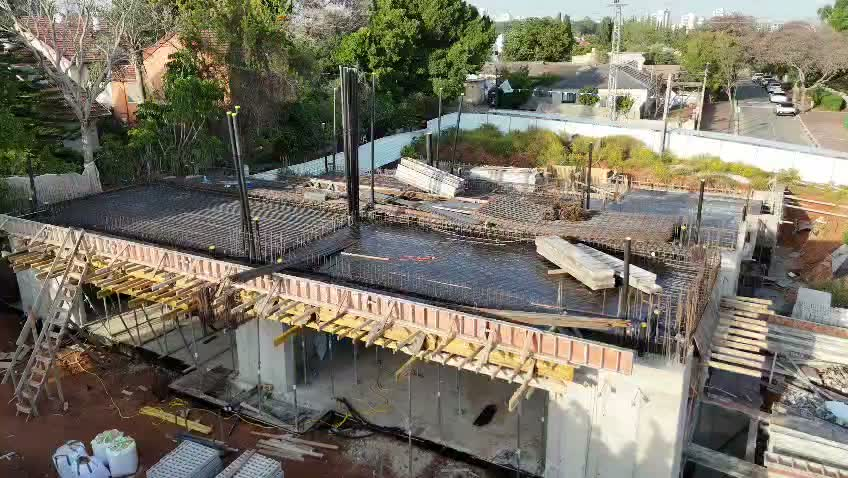
#> input picture _frames/f1_05.jpg, 848 x 478 px, given in place of 37.jpg, which was not available
$ python listing_reel.py ../../../_frames/f1_05.jpg
#> lines starting #> are read from the running program, lines starting #| are printed output that depends on the picture; pictures that were not available may be replaced by others from this repository, and a replacement may not be noted
#> in load, im is the input picture: PIL image 848x478 RGB; mean R, G, B 120.9, 116.2, 101.8
"""Ramchal cottages, Ra'anana: a 30 second magazine reel in the Afik HaNahal palette.
Static frames only (no camera moves), hard cuts on the beat, type that snaps in.
python3 render.py [--preview N]  -> out/ramhal.mp4
"""
import os, sys, subprocess, numpy as np
from PIL import Image, ImageDraw, ImageFont, ImageFilter, ImageEnhance, ImageOps

HERE = os.path.dirname(os.path.abspath(__file__))
IMG = '/tmp/claude-0/-home-user-kurkoos-group/b616de33-7a66-539b-90c4-315bd9ec44de/images/'
W, H, FPS = 1080, 1920, 30
BPM = 120; BEAT = 60 / BPM
NIGHT, DEEP, CREAM, PERI, GREEN = (9, 9, 15), (14, 14, 28), (232, 228, 216), (132, 144, 216), (130, 246, 127)

def F(w, s): return ImageFont.truetype(os.path.join(HERE, 'fonts', f'Rubik-{w}.ttf'), s)

# ---------- pictures: crop watermarks and clutter, clean grade ----------
def grade(im, lift=1.0, warm_fix=True):
#> called with lift = 1, warm_fix = False
    im = im.convert('RGB')
    a = np.asarray(im).astype(np.float32)
    if warm_fix:  # neutral whites: pull the warm cast of the phone video toward the walls' real white
        m = a.reshape(-1, 3)
        bright = m[m.sum(1) > np.percentile(m.sum(1), 85)]
        g = bright.mean(0); a *= (g.mean() / g)[None, None, :] * .6 + .4
    lo, hi = np.percentile(a, 1.5), np.percentile(a, 99.2)
#> lo = 9; hi = 254
    a = np.clip((a - lo) / max(1, hi - lo) * 255 * lift, 0, 255)
    im = Image.fromarray(a.astype(np.uint8))
    im = ImageEnhance.Contrast(im).enhance(1.06)
    im = ImageEnhance.Color(im).enhance(.92)
    return im

# [6 lines left out: function cover, not called in this run]

def load(name, crop=None, **g):
    im = Image.open(os.path.join(IMG if not name.startswith('st/') else HERE, name)).convert('RGB')
    if crop: im = im.crop(crop)
    return grade(im, **g)

P = {}
def prep():
    P['render'] = load('37.jpg', warm_fix=False)                       # architect's rendering
    P['living'] = load('34.jpg', crop=(0, 60, 1200, 896))              # glass walls, ground floor
#> call 2 of load, with name = '34.jpg', crop = (0, 60, 1200, 896)
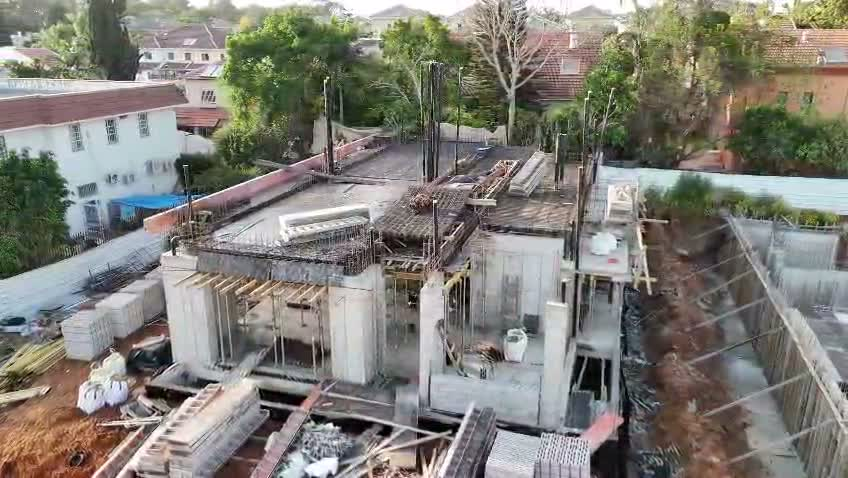
#> input picture _frames/f1_20.jpg, 848 x 478 px, given in place of 34.jpg, which was not available
#> in load, im is the input picture: PIL image 848x478 RGB; mean R, G, B 128.8, 126.6, 119.1
#> in load (call 2), `if crop: im = im.crop(crop)`:
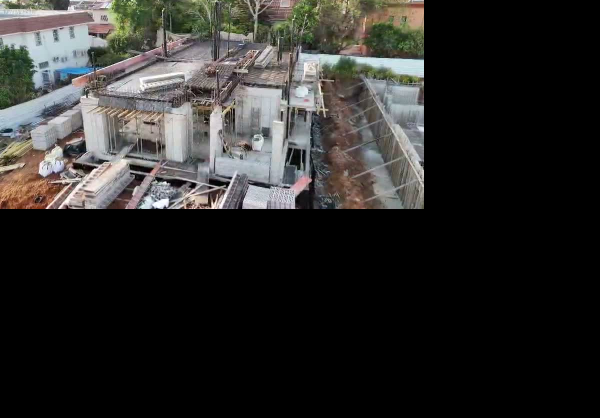
#> im: PIL image 1200x836 RGB (shown at 1/2 size); mean R, G, B 44.3, 43.4, 41.5
#> call 2 of grade, with lift = 1, warm_fix = True
#> in grade (call 2), `g = bright.mean(0)`: g = [176.5, 175.6, 175.3]
#> in grade (call 2), `lo, hi = np.percentile(a, 1.5), np.percentile(a, 99.2)`: lo = 0; hi = 222.5
#> in grade (call 2), `a = np.clip((a - lo) / max(1, hi - lo) * 255 * lift, 0, 255)`:
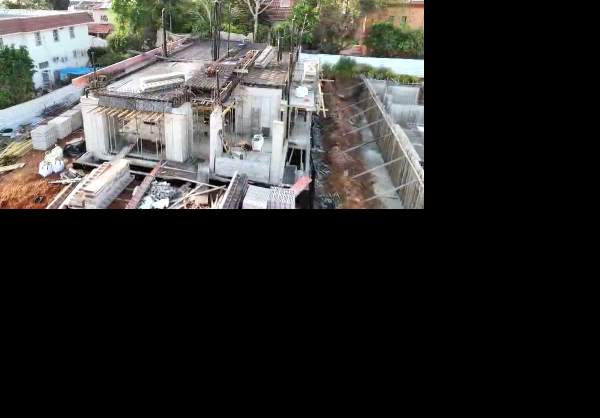
#> a: shape (836, 1200, 3) float32 (shown at 1/2 size); mean R, G, B 50.5, 49.7, 47.6
    P['open'] = load('36.webp', crop=(0, 80, 1600, 1280))              # living room and stairs, yad2 mark cut away
#> call 3 of load, with name = '36.webp', crop = (0, 80, 1600, 1280)
#> in load (call 3), `if crop: im = im.crop(crop)`:
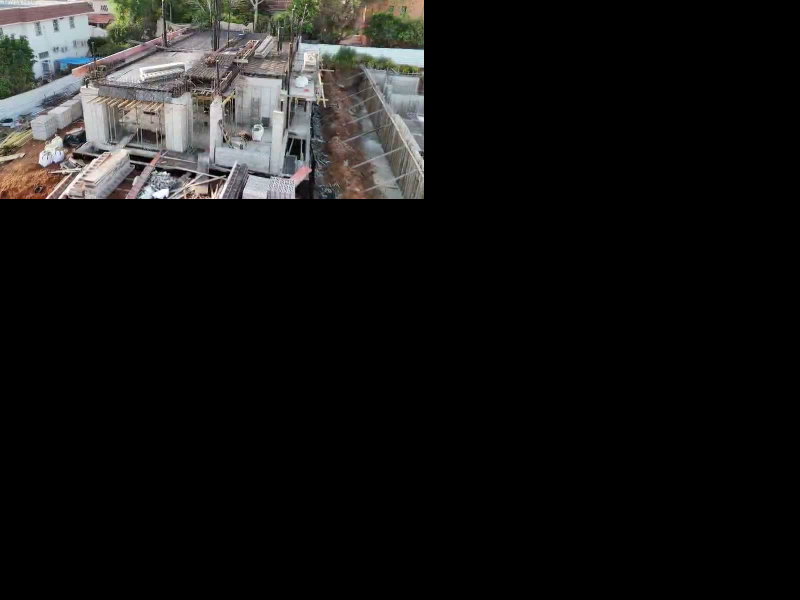
#> im: PIL image 1600x1200 RGB (shown at 1/2 size); mean R, G, B 22.1, 21.6, 20.9
#> call 3 of grade, with lift = 1, warm_fix = True
#> in grade (call 3), `g = bright.mean(0)`: g = [139.5, 136.3, 132.8]
#> in grade (call 3), `lo, hi = np.percentile(a, 1.5), np.percentile(a, 99.2)`: hi = 212.9
#> in grade (call 3), `a = np.clip((a - lo) / max(1, hi - lo) * 255 * lift, 0, 255)`:
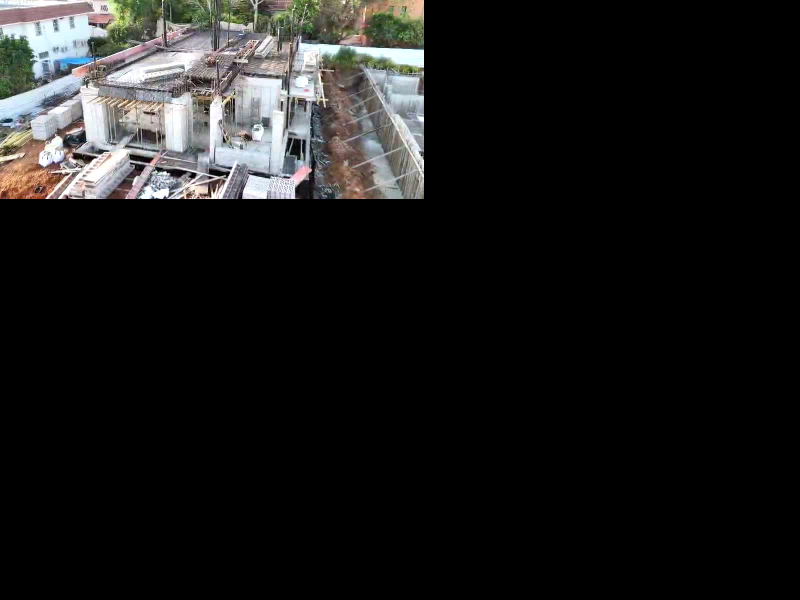
#> a: shape (1200, 1600, 3) float32 (shown at 1/2 size); mean R, G, B 26, 25.8, 25.2
    P['down'] = load('33.jpg', crop=(0, 40, 1200, 896))                # stairs down to the basement
    P['bed'] = load('35.jpg', crop=(0, 70, 560, 480))                  # bedroom, yad2 mark cut away
    v = lambda n: load('st/' + n, crop=(0, 0, 464, 776))               # InShOt mark cut away
    P['stairs'] = v('v02_600.png'); P['stairs2'] = v('v01_228.png'); P['hall'] = v('v04_813.png')
    P['door'] = v('v06_933.png'); P['win'] = v('v08_1117.png'); P['view'] = load('st/v11_1350.png', crop=(0, 0, 464, 560))

# ---------- type ----------
def text(d, xy, s, font, fill, anchor='ra'):
    d.text(xy, s, font=font, fill=fill, anchor=anchor, direction='rtl' if any('֐' <= c <= '׿' for c in s) else None, features=['-kern'] if False else None)

def ease(t): t = max(0, min(1, t)); return 1 - (1 - t) ** 3

def snap(f, start, dur=6):  # 0..1 over a few frames
    return ease((f - start) / dur)

def layer(base, draw_fn):
    ov = Image.new('RGBA', (W, H), (0, 0, 0, 0)); draw_fn(ImageDraw.Draw(ov)); base.alpha_composite(ov)

# [8 lines left out: function type_in, not called in this run]

def bar(base, f, s0, x1, y, w, col=PERI, h=10):
    k = snap(f, s0, 7); ov = ImageDraw.Draw(base)
    if k > 0: ov.rectangle((x1 - w * k, y, x1, y + h), fill=col)

# [4 lines left out: function tag, not called in this run]

# ---------- scenes (start beat, beats, painter) ----------
def bg(col=NIGHT): return Image.new('RGBA', (W, H), col + (255,))

# [19 lines left out: functions sc_open, full, sc_hero, not called in this run]

def stat(num, unit, sub=None, col=CREAM):
    # [7 lines left out: function p, not called in this run]
    return p

def photo(key, title, sub=None, fx=.5, fy=.5, chip=None):
    # [7 lines left out: function p, not called in this run]
    return p

def grid(keys, title, sub=None):
    """magazine grid: the phone frames at their own size (no blur), night paper, cream captions"""
    # [10 lines left out: function p, not called in this run]
    return p

def checklist(items):
    # [12 lines left out: function p, not called in this run]
    return p

# [5 lines left out: function sc_ready, not called in this run]

LOGO = None
# [21 lines left out: functions afik_logo, sc_end, not called in this run]

def centered(fn):
    return fn

# fix anchor for centered end card text
_text = text
def text(d, xy, s, font, fill, anchor='ra'):
    a = 'ma' if xy[0] == W // 2 else anchor
    d.text(xy, s, font=font, fill=fill, anchor=a, direction='rtl' if any('֐' <= c <= '׿' for c in s) else None)

# beats: 60 beats = 30 seconds
SCENES = [
    (4, sc_open),
    (5, sc_hero),
    (2, stat('270', 'מ״ר בנוי')),
    (2, stat('250', 'מ״ר מגרש')),
    (4, photo('living', 'תקרות גבוהות', 'והרבה אור טבעי', .5, .5)),
    (3, photo('open', 'סלון פתוח', 'גימור ברמה גבוהה', .55, .5)),
    (2, stat('5', 'חדרים')),
    (2, stat('4', 'חדרי שינה')),
    (4, grid(['stairs', 'hall', 'win', 'door'], 'הקומה העליונה', 'חדרי שינה ומרפסת')),
    (3, photo('bed', 'חדר שינה', None, .5, .5)),
    (3, photo('down', 'מרתף גדול', 'עם ממ״ד ושירותים צמודים', .5, .6)),
    (3, photo('render', 'חניה לשני רכבים', None, .02, .62, chip='הדמיה')),
    (5, checklist(['מיזוג מתקדם', 'מרתף עם ממ״ד', 'חניה לשני רכבים', 'מיקום שקט ומבוקש'])),
    (4, grid(['view', 'stairs2'], 'שקט ומבוקש', 'ליד בתי ספר מובילים ובתי כנסת')),
    (4, sc_ready),
    (6, sc_end),
]

# [5 lines left out: function timeline, not called in this run]

def main():
    prep(); os.makedirs(os.path.join(HERE, 'out'), exist_ok=True)
    tl, total = timeline()
    total = min(total, 30 * FPS)
    prev = '--preview' in sys.argv
    if prev:
        for i, (s, n, fn) in enumerate(tl):
            if s >= total: break
            fn(n - 1, 1).convert('RGB').resize((360, 640)).save(os.path.join(HERE, 'out', f'pv{i:02d}.png'))
        return
    cmd = ['ffmpeg', '-y', '-v', 'error', '-f', 'rawvideo', '-pix_fmt', 'rgb24', '-s', f'{W}x{H}', '-r', str(FPS), '-i', '-',
           '-c:v', 'libx264', '-preset', 'slow', '-crf', '17', '-pix_fmt', 'yuv420p', os.path.join(HERE, 'out', 'video.mp4')]
    pr = subprocess.Popen(cmd, stdin=subprocess.PIPE)
    fi = 0
    for s, n, fn in tl:
        for f in range(n):
            if fi >= total: break
            pr.stdin.write(fn(f, f / n).convert('RGB').tobytes()); fi += 1
    pr.stdin.close(); pr.wait()
    with open(os.path.join(HERE, 'out', 'cuts.txt'), 'w') as fh: fh.write('\n'.join(str(s / FPS) for s, n, fn in tl if s < total))
    print('frames', fi)

if __name__ == '__main__':
#> (the run stopped early here; a loop or call above may not have finished)
